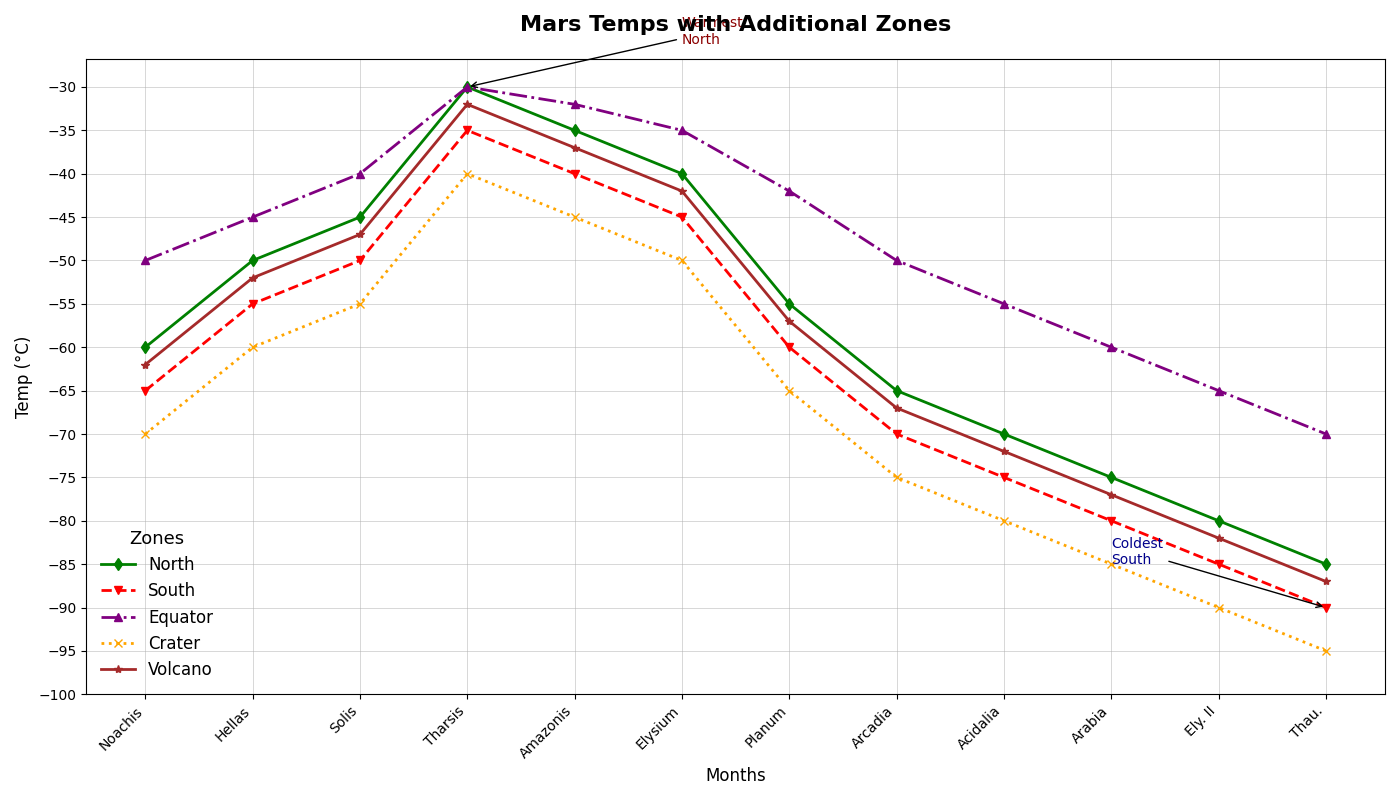

Source code (Python):
import matplotlib.pyplot as plt
import numpy as np

# Data for Martian months and temperatures
months = np.array(['Noachis', 'Hellas', 'Solis', 'Tharsis', 'Amazonis', 'Elysium', 'Planum', 'Arcadia', 'Acidalia', 'Arabia', 'Ely. II', 'Thau.'])
mars_day = np.linspace(1, 12, num=12)

north_temp = np.array([-60, -50, -45, -30, -35, -40, -55, -65, -70, -75, -80, -85])
south_temp = np.array([-65, -55, -50, -35, -40, -45, -60, -70, -75, -80, -85, -90])
equator_temp = np.array([-50, -45, -40, -30, -32, -35, -42, -50, -55, -60, -65, -70])
crater_temp = np.array([-70, -60, -55, -40, -45, -50, -65, -75, -80, -85, -90, -95])
volcano_temp = np.array([-62, -52, -47, -32, -37, -42, -57, -67, -72, -77, -82, -87])

# Plot setup
fig, ax = plt.subplots(figsize=(14, 8))
ax.plot(mars_day, north_temp, marker='d', color='green', label='North', linestyle='-', linewidth=2)
ax.plot(mars_day, south_temp, marker='v', color='red', label='South', linestyle='--', linewidth=2)
ax.plot(mars_day, equator_temp, marker='^', color='purple', label='Equator', linestyle='-.', linewidth=2)
ax.plot(mars_day, crater_temp, marker='x', color='orange', label='Crater', linestyle=':', linewidth=2)
ax.plot(mars_day, volcano_temp, marker='*', color='brown', label='Volcano', linestyle='-', linewidth=2)

ax.set_title("Mars Temps with Additional Zones", fontsize=16, fontweight='bold', pad=20)
ax.set_xlabel("Months", fontsize=12)
ax.set_ylabel("Temp (°C)", fontsize=12)

ax.set_xticks(mars_day)
ax.set_xticklabels(months, rotation=45, ha='right')
ax.set_yticks(np.arange(-100, -25, 5))

# Randomly altered grid style
ax.grid(which='both', linestyle='-', linewidth=0.7, alpha=0.5)

# Randomly altered legend
ax.legend(loc='lower left', fontsize=12, title='Zones', title_fontsize='13', frameon=False)

ax.annotate('Warmest\nNorth', xy=(4, -30), xytext=(6, -25),
             arrowprops=dict(facecolor='black', arrowstyle='->'), fontsize=10, color='darkred')
ax.annotate('Coldest\nSouth', xy=(12, -90), xytext=(10, -85),
             arrowprops=dict(facecolor='black', arrowstyle='->'), fontsize=10, color='darkblue')

plt.tight_layout()
plt.show()
